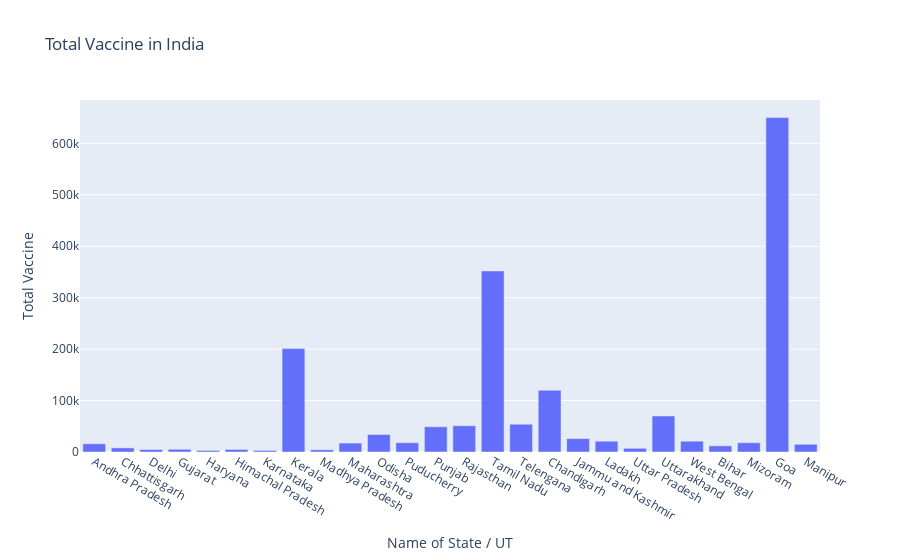

Notebook source saved alongside this figure:
### Code cell
#Matplotlib
fig=plt.figure(figsize=(20,10),dpi=200)
axes=fig.add_axes([0,0,1,1])
axes.bar(df['Name of State / UT'],df['Total Vaccine'])
axes.set_title("Total Vaccine in India")
axes.set_xlabel("Name of State / UT")
axes.set_ylabel("Total Vaccine")
plt.show()

#plotly
fig=go.Figure()
fig.add_trace(go.Bar(x=df['Name of State / UT'],y=df['Total Vaccine']))
fig.update_layout(title='Total Vaccine in India',xaxis=dict(title='Name of State / UT'),yaxis=dict(title='Total Vaccine'))

### Figure 1 — Plotly figure (JSON) as saved in the notebook; plotly's stock layout.template omitted (floating-point values rounded to 4 significant figures)
{"data": [{"type": "bar", "x": ["Andhra Pradesh", "Chhattisgarh", "Delhi", "Gujarat", "Haryana", "Himachal Pradesh", "Karnataka", "Kerala", "Madhya Pradesh", "Maharashtra", "Odisha", "Puducherry", "Punjab", "Rajasthan", "Tamil Nadu", "Telengana", "Chandigarh", "Jammu and Kashmir", "Ladakh", "Uttar Pradesh", "Uttarakhand", "West Bengal", "Bihar", "Mizoram", "Goa", "Manipur"], "y": [16000, 8000, 4800, 5300, 3000, 5000, 3000, 201000, 4300, 17400, 34000, 18000, 49000, 51000, 352000, 54000, 120000, 26000, 21000, 7200, 70000, 21000, 12000, 18000, 650000, 15000]}], "layout": {"title": {"text": "Total Vaccine in India"}, "xaxis": {"title": {"text": "Name of State / UT"}}, "yaxis": {"title": {"text": "Total Vaccine"}}}}
